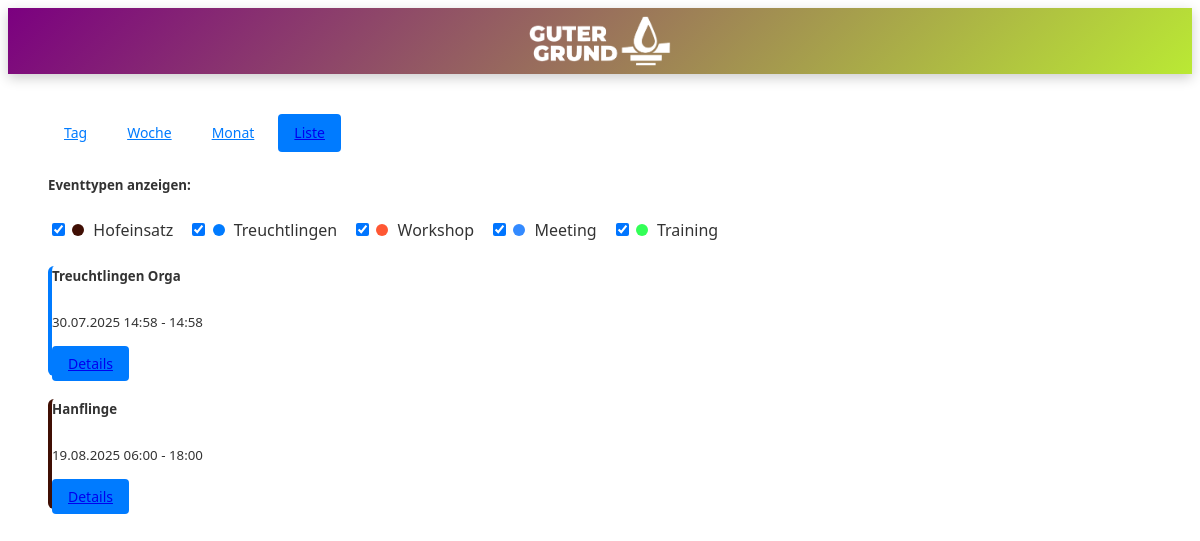
/events/list/, run on the app's committed database.
### events/models.py (models this page shows, shortened)
class EventType(models.Model):
    class Meta:
        app_label = 'events'  # Explizite Zuordnung
    name = models.CharField(max_length=50)  # z.B. "Workshop", "Meeting"
    color = models.CharField(max_length=7, default='#007bff')  # Hex-Farbe

class Event(models.Model):
    title = models.CharField(max_length=200)
    description = models.TextField()
    event_type = models.ForeignKey(EventType, on_delete=models.PROTECT)
    start = models.DateTimeField()
    end = models.DateTimeField()
    location = models.TextField(blank=True)
    online_link = models.URLField(blank=True)
    responsible = models.ForeignKey(User, on_delete=models.PROTECT)
    registration_form = models.TextField(blank=True)  # Oder eigenes Formular-Modell
    is_registration_open = models.BooleanField(default=True)
    participants = models.ManyToManyField(
        get_user_model(),
        related_name='events_attending',
        blank=True
    )
    confirmation_email_subject = models.CharField(max_length=200)
    confirmation_email_body = models.TextField()

### events/views.py (the view, shortened to what this page needs)
# urls.py: path('list/', ListView.as_view(), name='list_view'),
class ListView(CalendarBaseView):
    def get_context_data(self, **kwargs):
        context = super().get_context_data(**kwargs)
        context['view_type'] = 'list'
        return context

### events/views.py (called while the page is built)
    def get_context_data(self, **kwargs):
        context = super().get_context_data(**kwargs)
        context['events'] = Event.objects.all().select_related('event_type')
        context['event_types'] = EventType.objects.all()
        return context

### events/templates/events/calendar.html (shortened to what this page needs)
{% extends "base.html" %}
{% load static %}
{% block content %}
<div class="calendar-container">
    <div class="calendar-controls">
        <div class="view-switcher">
            <a href="{% url 'events:day_view' %}" class="btn {% if view_type == 'day' %}btn-primary{% else %}btn-outline-primary{% endif %}">Tag</a>
            <a href="{% url 'events:week_view' %}" class="btn {% if view_type == 'week' %}btn-primary{% else %}btn-outline-primary{% endif %}">Woche</a>
            <a href="{% url 'events:month_view' %}" class="btn {% if view_type == 'month' %}btn-primary{% else %}btn-outline-primary{% endif %}">Monat</a>
            <a href="{% url 'events:list_view' %}" class="btn {% if view_type == 'list' %}btn-primary{% else %}btn-outline-primary{% endif %}">Liste</a>
        </div>
        <div class="event-filter mt-3">
            <h5>Eventtypen anzeigen:</h5>
            <div class="filter-checkboxes">
                {% for type in event_types %}
                <div class="form-check form-check-inline">
                    <input class="form-check-input" type="checkbox"
                           id="type-{{ type.id }}" value="{{ type.id }}" checked
                           onchange="filterEvents()">
                    <label class="form-check-label" for="type-{{ type.id }}">
                        <span class="color-dot" style="background:{{ type.color }}"></span>
                        {{ type.name }}
                    </label>
                </div>
                {% endfor %}
            </div>
        </div>
    </div>
    {% if view_type != 'list' %}
    <div id="calendar" class="mt-3"></div>
    {% else %}
    <div class="event-list mt-3">
        {% for event in events %}
        <div class="card mb-2" style="border-left: 4px solid {{ event.event_type.color }};">
            <div class="card-body">
                <h5 class="card-title">{{ event.title }}</h5>
                <p class="card-text">
                    <small class="text-muted">
                        {{ event.start|date:"d.m.Y H:i" }} - {{ event.end|date:"H:i" }}
                    </small>
                </p>
                <a href="{% url 'events:event_detail' event.pk %}" class="btn btn-sm btn-primary">Details</a>
            </div>
        </div>
        {% empty %}
        <div class="alert alert-info">Keine Events gefunden</div>
        {% endfor %}
    </div>
    {% endif %}
</div>
{% endblock %}

### static/css/styles.css (style rules this page uses)
body { font-family: 'Segoe UI', Tahoma, Geneva, Verdana, sans-serif; font-size: 16px; line-height: 1.6; color: #333; }

### events/templates/events/calendar.html (style rules this page uses)
.calendar-container { max-width: 1200px; margin: 0 auto; padding: 20px; }
.view-switcher { display: flex; gap: 8px; margin-bottom: 15px; }
.btn { padding: 8px 16px; border-radius: 4px; font-size: 14px; }
.btn-primary { background-color: #007bff; border-color: #007bff; }
.btn-outline-primary { color: #007bff; border-color: #007bff; background: white; }
.event-filter { margin-bottom: 20px; }
.filter-checkboxes { display: flex; flex-wrap: wrap; gap: 15px; }
.color-dot { display: inline-block; width: 12px; height: 12px; border-radius: 50%; margin-right: 5px; }
.event-list .card { border-radius: 6px; }

### data on the page
EventType: name "Hofeinsatz"
EventType: name "Treuchtlingen"
EventType: name "Workshop"
EventType: name "Meeting"
EventType: name "Training"
Event: title "Treuchtlingen Orga", start "30.07.2025 14:58", end "14:58"
Event: title "Hanflinge", start "19.08.2025 06:00", end "18:00"
